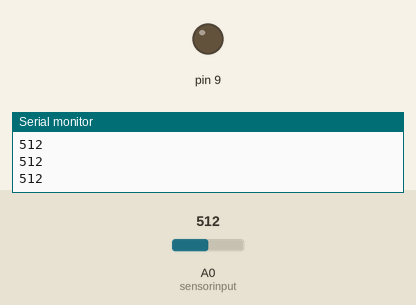
Recording of a sketch running on a simulated Arduino Uno, built with avr-gcc and run on an emulated ATmega328P. On the bench: output pins drawn as LEDs (lit = HIGH), the last lines printed to the serial monitor. Dashed ring = blinking. The inputs (shaded band) are chosen by the test bench; at power-on: A0 (sensorinput) = 512.

Above: at 1.2 s.
1.3 s: A0 (sensorinput) set to 587
2.8 s: A0 (sensorinput) set to 617
At 3.3 s:
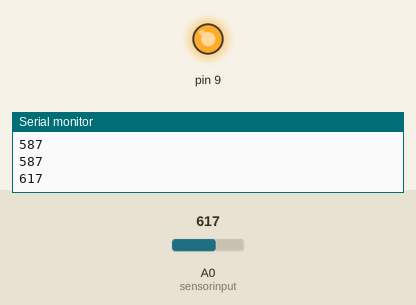
5.8 s: A0 (sensorinput) set to 590
At 6.7 s:
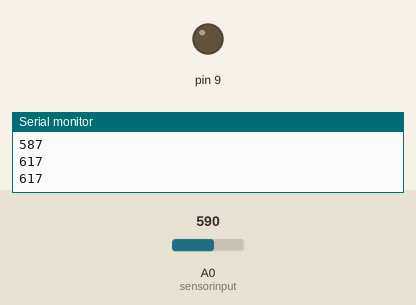
7.3 s: A0 (sensorinput) set to 610
At 7.9 s:
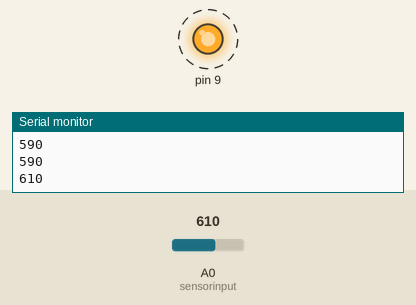
Timing chart, 0 to 11.3 s (numbered marks = the images above; inputs shaded):
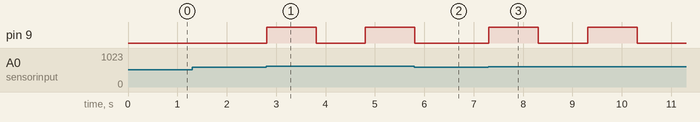

Measured:
- the behaviour switches between 599 and 600 on A0 (sensorinput) (found by bisection; images 0 and 1)
- after the input at 2.8 s, pin 9: LOW → HIGH at once, → LOW 1.0 s later, → HIGH 1.0 s later
- after the input at 5.8 s, pin 9: goes on until 5.8 s, then stays LOW
- after the input at 7.3 s, pin 9: alternates HIGH for 1.0 s and LOW for 1.0 s, starting at once

The sketch:

LDR.ino
```cpp
// C++ code
int sensorinput = A0;
int data =0;
void setup()
{
  Serial.begin(9600);
  pinMode(sensorinput,INPUT);
  pinMode(9,OUTPUT);
}

void loop()
{
  data=analogRead(sensorinput);
  Serial.println(data);
  if(data>=600)
  {
    digitalWrite(9,HIGH);
    delay(1000);
    digitalWrite(9,LOW);
    delay(1000);
  }
  else
    digitalWrite(9,LOW);
}
```
